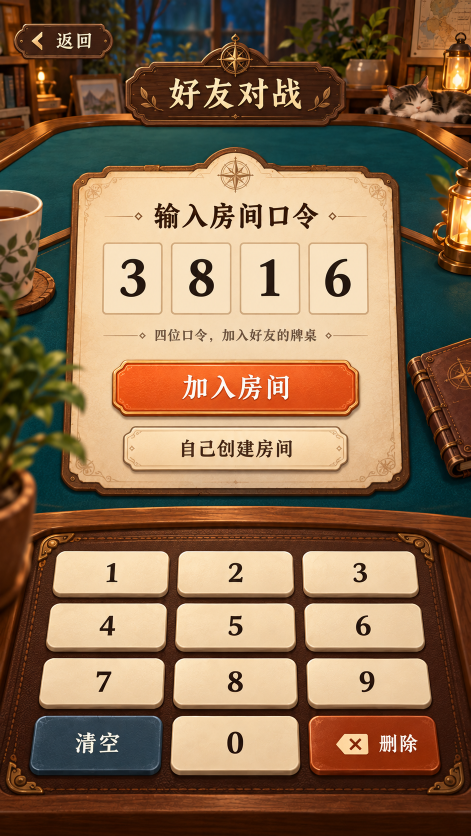
#> input picture docs/design/08-join-room.png, 941 x 1672 px (shown at 1/2 size)
$ python slice-join-room.py
#> lines starting #> are read from the running program, lines starting #| are printed output that depends on the picture; after the words box and inside, x2 and y2 are one past the last pixel; in counts of white or black regions, pixels touching at a corner belong together
"""Reproducible layered cuts of 08-join-room, with documented texture repairs."""
from pathlib import Path
from PIL import Image, ImageDraw, ImageFilter
import json
ROOT=Path(__file__).resolve().parents[1]
src=Image.open(ROOT/'docs/design/08-join-room.png').convert('RGBA')
out=ROOT/'assets/resources/art/join';out.mkdir(parents=True,exist_ok=True)
manifest={}
def patch(tile,rect,target,sample):
 l,t,r,b=target
 texture=src.crop(sample).resize((r-l,b-t),Image.Resampling.BICUBIC)
 mask=Image.new('L',texture.size);ImageDraw.Draw(mask).rectangle((3,3,r-l-4,b-t-4),fill=255)
 tile.paste(texture,(l-rect[0],t-rect[1]),mask.filter(ImageFilter.GaussianBlur(2)))
def paper_repair(tile,rect):
 for l,r in [(231,306),(369,443),(511,576),(642,713)]:patch(tile,rect,(l,507,r,604),(l,498,r,507))
 patch(tile,rect,(216,714,727,846),(220,690,730,710))
 patch(tile,rect,(239,846,707,954),(230,690,730,710))
 edge=tile.crop((748-rect[0],0,820-rect[0],rect[3]-rect[1])).transpose(Image.Transpose.FLIP_LEFT_RIGHT)
 tile.paste(edge,(121-rect[0],0))
def keyboard_repair(tile,rect):
 # Only the covered central key field is replaced; border, corners and stitching survive.
 patch(tile,rect,(61,1098,880,1562),(340,1105,352,1190))
def cut(name,rect,polygon=None,radius=None,repair=None):
 tile=src.crop(rect)
 if repair:repair(tile,rect)
 w,h=tile.size;mask=Image.new('L',(w*4,h*4));d=ImageDraw.Draw(mask)
 if polygon:d.polygon([((x-rect[0])*4,(y-rect[1])*4) for x,y in polygon],fill=255)
 else:d.rounded_rectangle((0,0,w*4-1,h*4-1),radius=(radius or 0)*4,fill=255)
 tile.putalpha(mask.resize((w,h),Image.Resampling.LANCZOS));tile.save(out/(name+'.png'),optimize=True)
 manifest[name]={'rect':rect,'polygon':polygon,'radius':radius,'repair':repair.__name__ if repair else None}
cut('back',(26,46,227,122),[(27,80),(45,52),(59,47),(205,48),(217,64),(225,81),(216,105),(201,119),(53,117),(39,105)])
#> in cut, `mask = Image.new('L', (w * 4, h * 4))`: mask: PIL image 804x304 L; every value is 0
#> in cut, `tile.putalpha(mask.resize((w, h), Image.Resampling.LANCZOS))`:
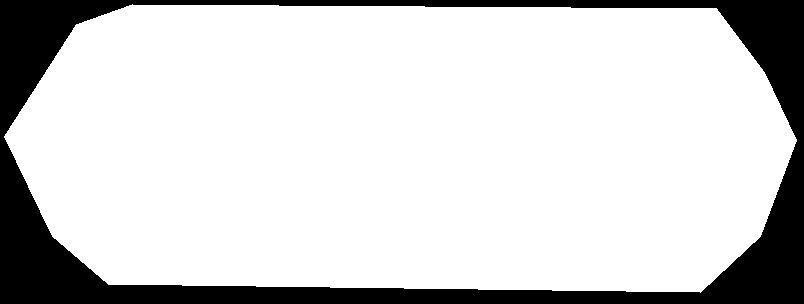
#> mask: PIL image 804x304 L; 82.4% white; 1 black region, box (x1, y1, x2, y2) and area: (0, 0, 804, 304) 42919
cut('heading',(249,65,696,256),[(250,169),(269,145),(292,135),(307,125),(400,125),(417,110),(436,99),(463,91),(463,77),(469,66),(477,76),(477,92),(504,98),(525,110),(544,125),(633,125),(647,135),(668,138),(691,163),(694,216),(676,242),(657,253),(288,254),(270,242),(251,222)])
#> in cut (call 2), `mask = Image.new('L', (w * 4, h * 4))`: mask: PIL image 1788x764 L; every value is 0
#> in cut (call 2), `tile.putalpha(mask.resize((w, h), Image.Resampling.LANCZOS))`: mask: PIL image 1788x764 L; 67.2% white; 1 black region, box (x1, y1, x2, y2) and area: (0, 0, 1788, 764) 448357
cut('paper',(120,292,823,998),[(121,943),(142,375),(148,361),(165,349),(204,343),(217,333),(401,332),(423,311),(448,298),(472,294),(494,299),(516,313),(540,332),(728,332),(743,344),(775,345),(791,356),(799,374),(820,943),(811,964),(790,980),(750,984),(735,993),(207,993),(188,985),(150,981),(132,967)],repair=paper_repair)
#> in patch (call 5), `mask = Image.new('L', texture.size)`: mask: PIL image 511x132 L; every value is 0
#> in patch (call 5), `ImageDraw.Draw(mask).rectangle((3, 3, r - l - 4, b - t - 4), fill=255)`: mask: PIL image 511x132 L; 94.3% white; 1 black region, box (x1, y1, x2, y2) and area: (0, 0, 511, 132) 3822
#> in patch (call 6), `mask = Image.new('L', texture.size)`: mask: PIL image 468x108 L; every value is 0
#> in patch (call 6), `ImageDraw.Draw(mask).rectangle((3, 3, r - l - 4, b - t - 4), fill=255)`: mask: PIL image 468x108 L; 93.2% white; 1 black region, box (x1, y1, x2, y2) and area: (0, 0, 468, 108) 3420
#> in paper_repair, `edge=tile.crop((748-rect[0],0,820-rect[0],rect[3]-rect[1])).transpose(..`:
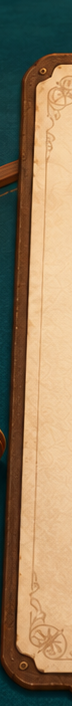
#> edge: PIL image 72x706 RGBA; mean R, G, B, A 147.1, 124.9, 94.7, 255
#> in cut (call 3), `mask = Image.new('L', (w * 4, h * 4))`: mask: PIL image 2812x2824 L; every value is 0
#> in cut (call 3), `tile.putalpha(mask.resize((w, h), Image.Resampling.LANCZOS))`: mask: PIL image 2812x2824 L; 90.1% white; 1 black region, box (x1, y1, x2, y2) and area: (0, 0, 2812, 2824) 788311
cut('join',(221,716,723,842),[(223,750),(237,734),(251,720),(687,720),(704,732),(720,748),(721,802),(706,820),(693,833),(250,835),(233,823),(223,807)])
#> in cut (call 4), `mask = Image.new('L', (w * 4, h * 4))`: mask: PIL image 2008x504 L; every value is 0
#> in cut (call 4), `tile.putalpha(mask.resize((w, h), Image.Resampling.LANCZOS))`: mask: PIL image 2008x504 L; 87.4% white; 1 black region, box (x1, y1, x2, y2) and area: (0, 0, 2008, 504) 127977
cut('create',(244,849,699,949),[(247,873),(258,863),(270,853),(672,853),(686,865),(696,878),(697,922),(682,936),(670,944),(271,944),(255,935),(246,924)])
#> in cut (call 5), `mask = Image.new('L', (w * 4, h * 4))`: mask: PIL image 1820x400 L; every value is 0
#> in cut (call 5), `tile.putalpha(mask.resize((w, h), Image.Resampling.LANCZOS))`: mask: PIL image 1820x400 L; 88.1% white; 1 black region, box (x1, y1, x2, y2) and area: (0, 0, 1820, 400) 86387
cut('keyboard',(0,1047,941,1632),[(3,1537),(57,1093),(90,1069),(139,1055),(788,1055),(844,1072),(878,1096),(939,1553),(940,1631),(0,1631)],repair=keyboard_repair)
#> in patch (call 7), `texture=src.crop(sample).resize((r-l,b-t),Image.Resampling.BICUBIC)`:
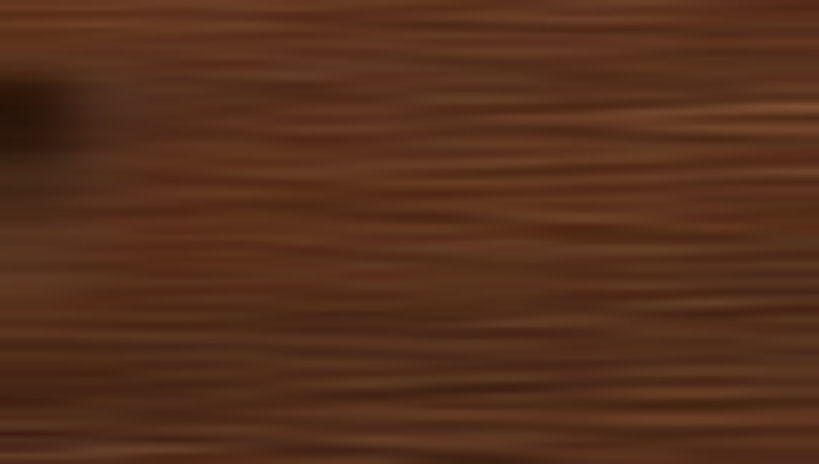
#> texture: PIL image 819x464 RGBA; mean R, G, B, A 85.3, 47.6, 27.6, 255
#> in patch (call 7), `mask = Image.new('L', texture.size)`: mask: PIL image 819x464 L; every value is 0
#> in patch (call 7), `ImageDraw.Draw(mask).rectangle((3, 3, r - l - 4, b - t - 4), fill=255)`:
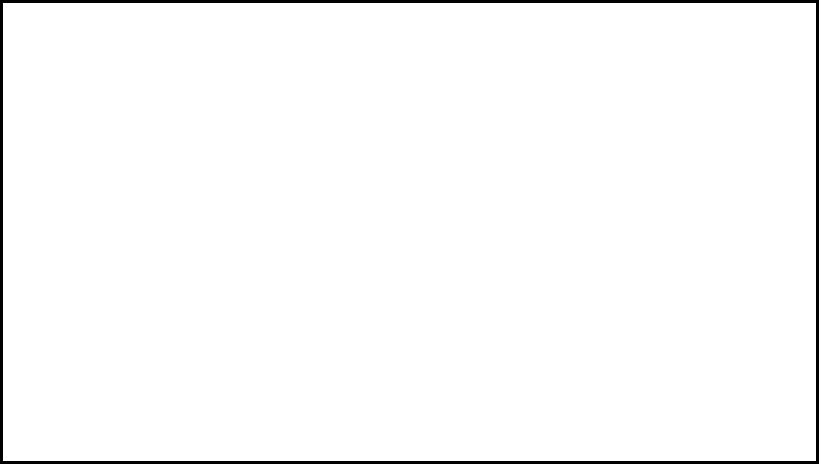
#> mask: PIL image 819x464 L; 98% white; 1 black region, box (x1, y1, x2, y2) and area: (0, 0, 819, 464) 7662
#> in cut (call 6), `mask = Image.new('L', (w * 4, h * 4))`: mask: PIL image 3764x2340 L; every value is 0
#> in cut (call 6), `tile.putalpha(mask.resize((w, h), Image.Resampling.LANCZOS))`:
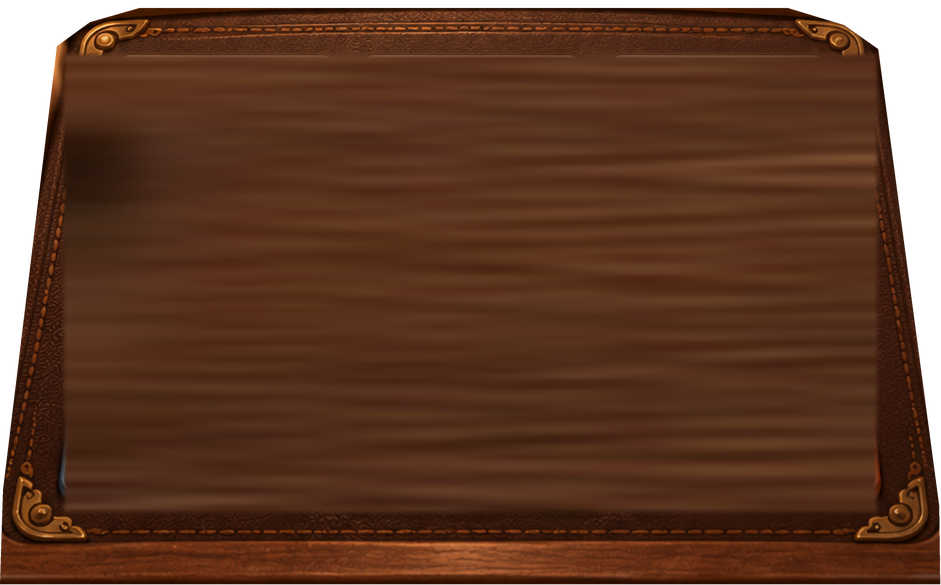
#> tile: PIL image 941x585 RGBA; mean R, G, B, A 83.3, 44.2, 23.7, 234.6; transparent parts drawn white
#> in cut (call 6), `tile.putalpha(mask.resize((w, h), Image.Resampling.LANCZOS))`:
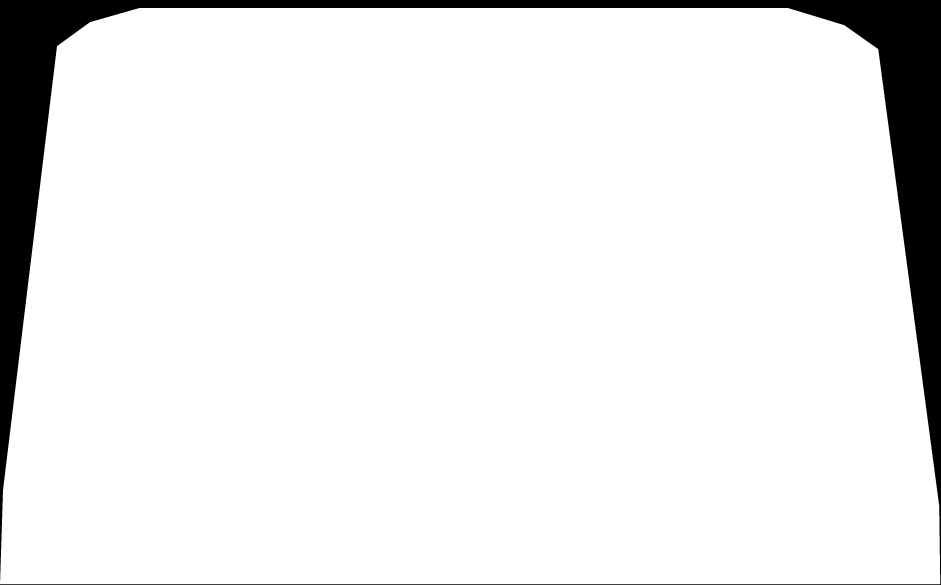
#> mask: PIL image 3764x2340 L (shown at 1/4 size); 92% white; 1 black region, box (x1, y1, x2, y2) and area: (0, 0, 3764, 2340) 703541
keys=[('1',(103,1100,341,1200)),('2',(353,1100,591,1200)),('3',(604,1100,842,1200)),('4',(90,1205,337,1309)),('5',(350,1205,594,1309)),('6',(607,1205,854,1309)),('7',(77,1315,332,1422)),('8',(347,1315,598,1422)),('9',(611,1315,867,1422)),('clear',(58,1430,327,1559)),('0',(340,1430,601,1559)),('delete',(613,1430,883,1559))]
for key,rect in keys:cut('key-'+key,rect,radius=23)
#> this loop made 12 passes
#> pass 1, in cut (call 7), `tile.putalpha(mask.resize((w, h), Image.Resampling.LANCZOS))`:
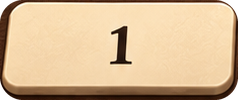
#> saved as key-1.png: PIL image 238x100 RGBA; mean R, G, B, A 210.8, 181.6, 144.9, 250.1; transparent parts drawn white
(ROOT/'docs/design/join-room/slices.json').write_text(json.dumps(manifest,ensure_ascii=False,indent=2)+'\n')
for bg,name in [('#213936','dark'),('#f4ecdc','light')]:
 sheet=Image.new('RGB',(1200,1500),bg);x=y=10;row=0
 for key in manifest:
  im=Image.open(out/(key+'.png'));im.thumbnail((390,400))
  if x+im.width>1190:x=10;y+=row+20;row=0
  sheet.paste(im,(x,y),im);x+=im.width+15;row=max(row,im.height)
#> after `x += im.width + 15`: x = 226
#> after `row = max(row, im.height)`: row = 76
 sheet.save(ROOT/f'docs/design/join-room/{name}-sheet.jpg')
